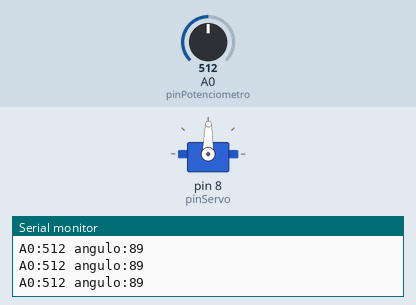
Bench run of a sketch on a simulated Arduino Uno, built with avr-gcc and run on an emulated ATmega328P. On the bench: servo, the last lines printed to the serial monitor. The inputs (shaded band) are chosen by the test bench; at power-on: A0 (pinPotenciometro) = 512.

Above: at 1.2 s.
1.3 s: A0 (pinPotenciometro) set to 563
At 2.5 s:
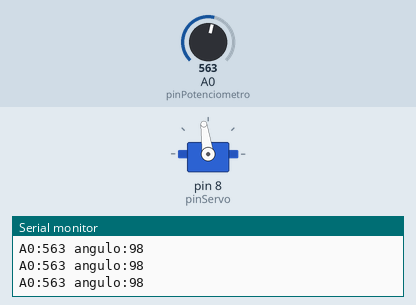
4.3 s: A0 (pinPotenciometro) set to 588
At 4.7 s:
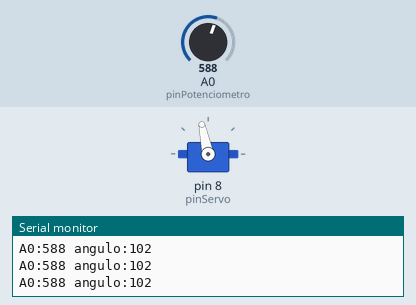
5.8 s: A0 (pinPotenciometro) set to 990
At 7.0 s:
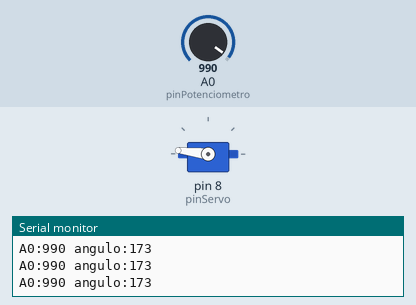
7.3 s: A0 (pinPotenciometro) set to 1014
At 8.3 s:
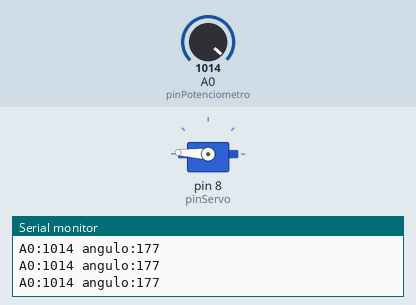
10.3 s: A0 (pinPotenciometro) set to 900
At 11.5 s:
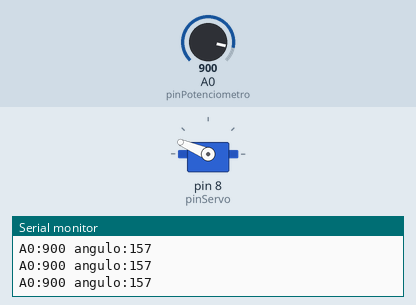
11.8 s: A0 (pinPotenciometro) set to 106
At 12.7 s:
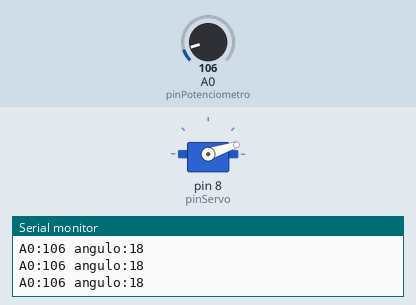
13.3 s: A0 (pinPotenciometro) set to 93
Timing chart, 0 to 15.8 s (numbered marks = the images above; inputs shaded):
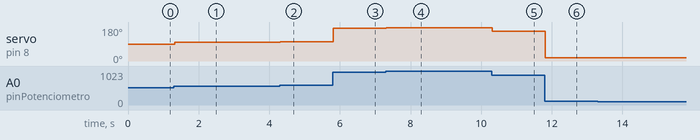

Measured:
- after the input at 1.3 s, servo on pin 8 (pinServo): 89° → 98° at once
- after the input at 4.3 s, servo on pin 8 (pinServo): 98° → 102° at once
- after the input at 5.8 s, servo on pin 8 (pinServo): 102° → 173° at once
- after the input at 7.3 s, servo on pin 8 (pinServo): 173° → 177° at once
- after the input at 10.3 s, servo on pin 8 (pinServo): 177° → 157° at once
- after the input at 11.8 s, servo on pin 8 (pinServo): 157° → 18° at once
- after the input at 13.3 s, servo on pin 8 (pinServo): 18° → 16° at once

The sketch:

BrailleUsandoServo.ino
```cpp
#include <Servo.h>
//O circuito deve possuir um capacitor eletrolitico 100uF para evitar oscilações no motor
#define pinServo 8
#define pinPotenciometro A0

Servo servo1;


void setup() {
  servo1.attach(pinServo);
  Serial.begin(9600);
}

void loop() {
  int lido = analogRead(pinPotenciometro);
  byte angulo = map(lido, 0, 1023, 0, 179);

  servo1.write(angulo);

  Serial.print("A0:");
  Serial.print(lido);
  Serial.print(" angulo:");
  Serial.println(angulo);

}
```
